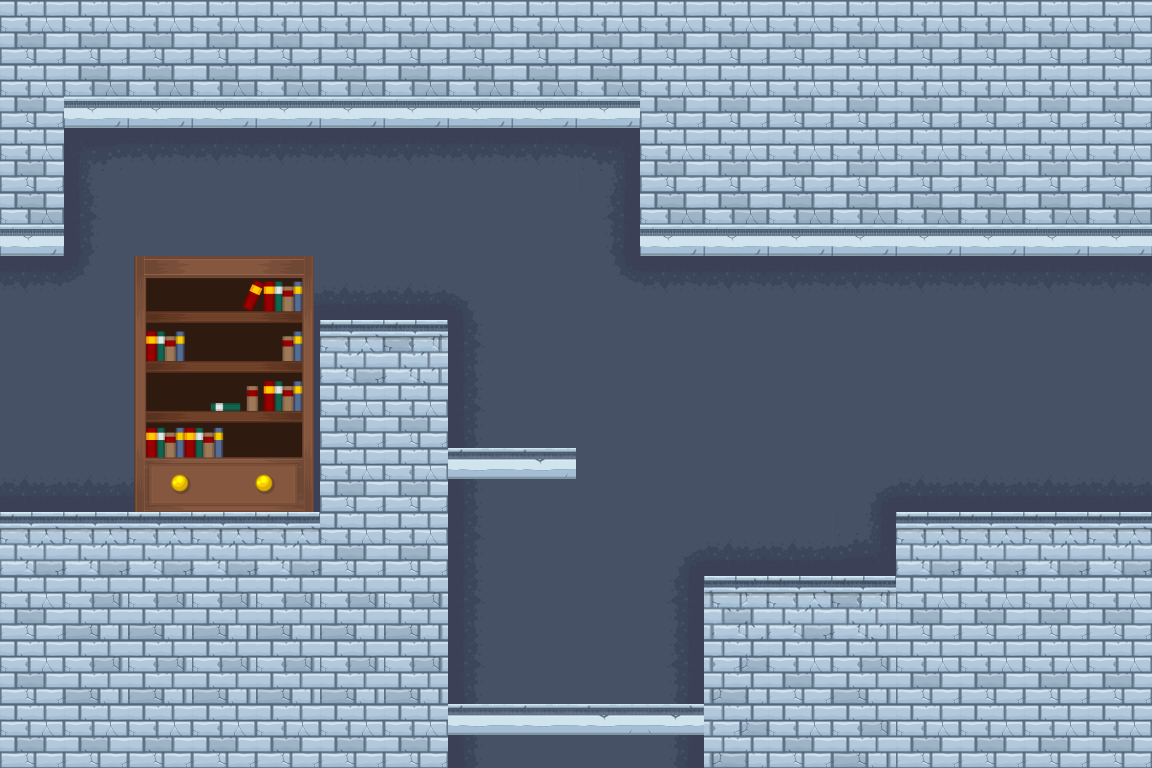

This game map was drawn from its Tiled (.tmx) file and the tilesets committed beside it. A one-line description and the full map source follow:
An orthogonal 18x12 tile map with 64x64 px tiles, 2 tile layers (Слой тайлов 1, Слой тайлов 2), 2 tilesets and 4 objects.

<map version="1.0" orientation="orthogonal" renderorder="right-down" width="18" height="12" tilewidth="64" tileheight="64" nextobjectid="6">
 <properties>
  <property name="Down" value="Yes" />
  <property name="Height" value="768" />
  <property name="Left" value="Yes" />
  <property name="Right" value="Yes" />
  <property name="Width" value="1152" />
 </properties>
 <tileset firstgid="1" name="items" tilewidth="64" tileheight="64" tilecount="400" columns="20">
  <image source="items.png" width="1280" height="1280" />
 </tileset>
 <tileset firstgid="401" name="tiles" tilewidth="64" tileheight="64" tilecount="105" columns="15">
  <image source="tiles.png" width="989" height="450" />
 </tileset>
 <layer name="Слой тайлов 1" width="18" height="12">
  <data encoding="csv">
419,419,419,419,419,419,419,419,419,419,419,419,419,419,419,419,419,419,
419,464,464,464,464,464,464,464,464,464,419,419,419,419,419,419,419,419,
419,409,410,410,410,410,410,410,410,411,419,419,419,419,419,419,419,419,
464,424,425,425,425,425,425,425,425,426,464,464,464,464,464,464,464,464,
410,445,425,425,413,440,440,415,425,443,410,410,410,410,410,410,410,410,
425,425,425,425,426,404,405,424,425,425,425,425,425,425,425,425,425,425,
425,425,425,425,426,419,419,424,425,425,425,425,425,425,425,425,425,425,
440,440,440,440,441,419,419,424,425,425,425,425,425,413,440,440,440,440,
404,404,404,404,404,419,419,424,425,425,413,440,440,441,404,404,404,404,
419,420,420,420,420,420,420,424,425,425,426,403,404,405,419,419,419,419,
419,420,420,420,420,420,420,424,425,425,426,418,419,420,419,419,419,419,
419,419,419,419,419,419,419,424,425,425,426,418,419,420,419,419,419,419
</data>
 </layer>
 <layer name="Слой тайлов 2" width="18" height="12">
  <data encoding="csv">
0,0,0,0,0,0,0,0,0,0,0,0,0,0,0,0,0,0,
0,0,0,0,0,0,0,0,0,0,0,0,0,0,0,0,0,0,
0,0,0,0,0,0,0,0,0,0,0,0,0,0,0,0,0,0,
0,0,0,0,0,0,0,0,0,0,0,0,0,0,0,0,0,0,
0,0,211,212,213,0,0,0,0,0,0,0,0,0,0,0,0,0,
0,0,231,232,233,0,0,0,0,0,0,0,0,0,0,0,0,0,
0,0,251,252,253,0,0,0,0,0,0,0,0,0,0,0,0,0,
0,0,271,272,273,0,0,503,504,0,0,0,0,0,0,0,0,0,
0,0,0,0,0,0,0,0,0,0,0,0,0,0,0,0,0,0,
0,0,0,0,0,0,0,0,0,0,0,0,0,0,0,0,0,0,
0,0,0,0,0,0,0,0,0,0,0,0,0,0,0,0,0,0,
0,0,0,0,0,0,0,503,503,504,505,0,0,0,0,0,0,0
</data>
 </layer>
 <objectgroup name="ground">
  <object id="1" x="0" y="512">
   <polyline points="0,0 320,0 320,-192 448,-192 448,448 704,448 704,64 896,64 896,0 1280,0 1280,-256 640,-256 640,-384 64,-384 64,-256 0,-256" />
  </object>
 </objectgroup>
 <objectgroup name="platform">
  <object id="3" x="448" y="704" width="254.241" height="32.3927" />
  <object id="4" x="448" y="448" width="126.173" height="27.9872" />
 </objectgroup>
 <objectgroup name="window">
  <object id="5" x="704" y="320" width="128" height="192" />
 </objectgroup>
</map>
